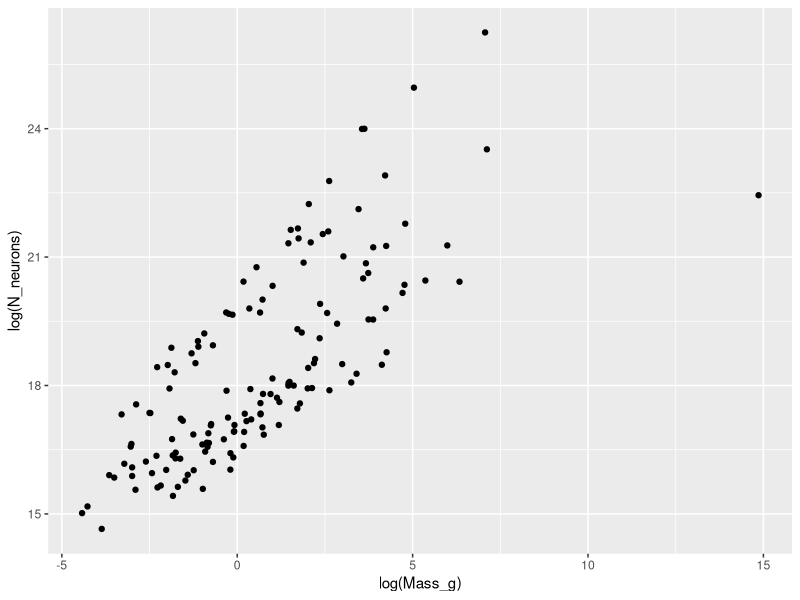

This chart was generated by the following R code:
## ---- chunk 1
knitr::opts_chunk$set(echo = TRUE)
library(ggplot2)
## ---- chunk 2
hh <- read.csv("../data/cleaned/herculano-houtzel-all.csv")
## ---- chunk 3
p <- ggplot(data = hh, mapping = aes(x=log(Mass_g), y=log(N_neurons)))
p + geom_point()
